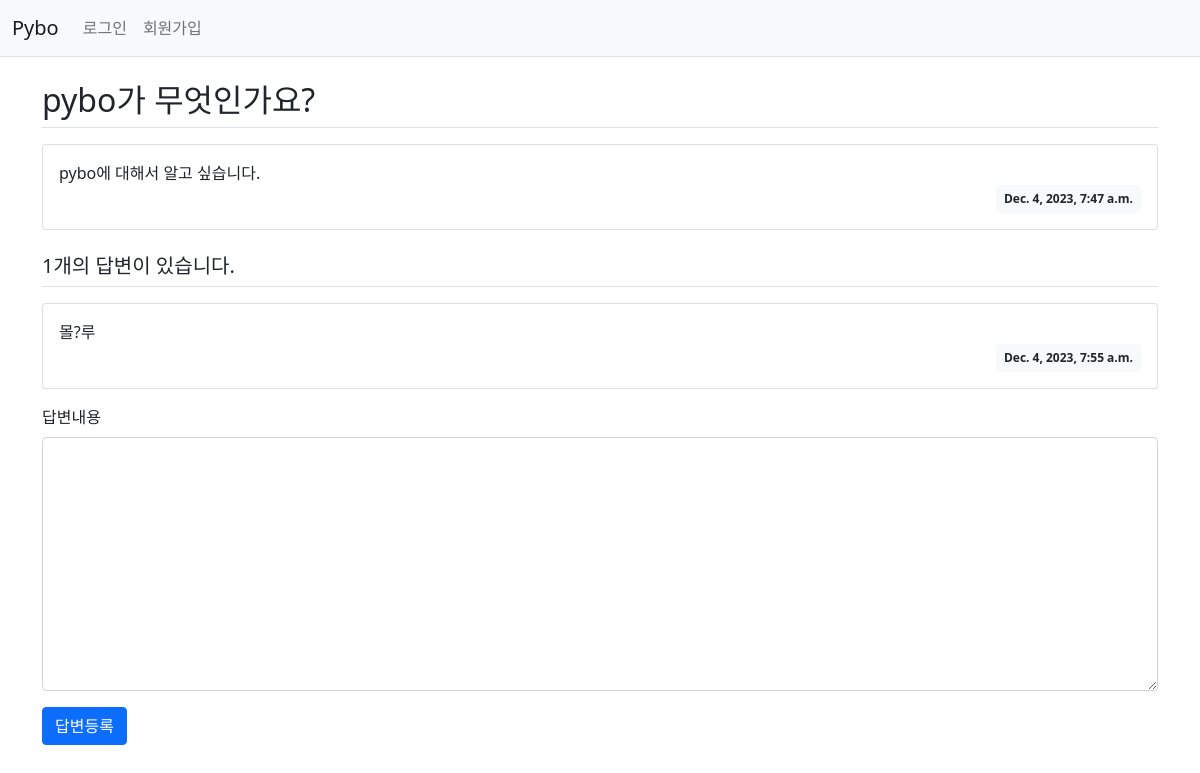
The app's page /pybo/1/, older data.
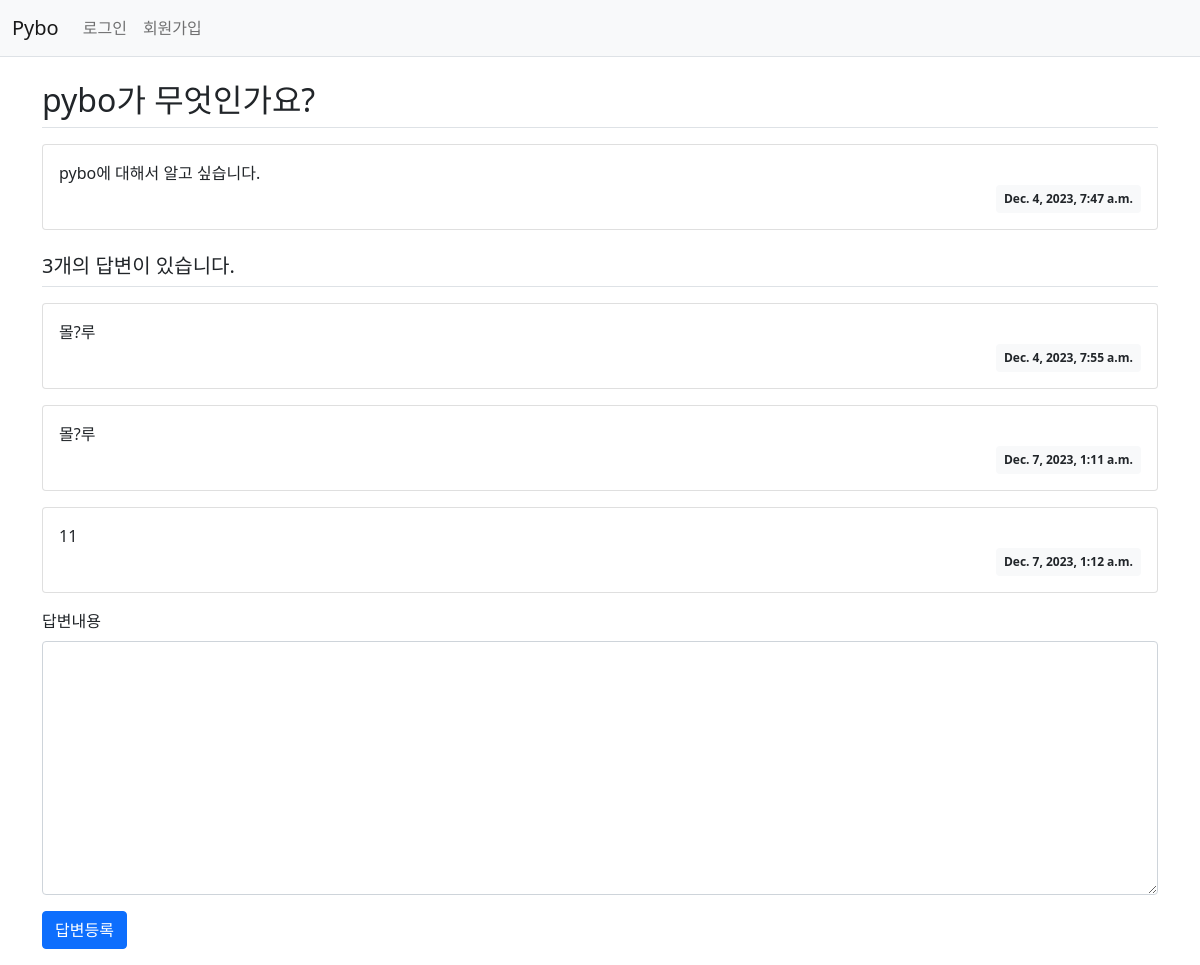
The same page, newer data.
### pybo/models.py (models this page shows, shortened)
class Question(models.Model):
    subject = models.CharField(max_length=200)
    content = models.TextField()
    create_date = models.DateTimeField()

class Answer(models.Model):
    question = models.ForeignKey(Question, on_delete=models.CASCADE) # ForeignKey 속성: 다른모델과 연결, 'on_delete=models.CASCADE' 연결된 속성이 삭제되면 해당속성 함께 삭제.
    content = models.TextField()
    create_date = models.DateTimeField()

### pybo/views.py (the view)
# urls.py: path('<int:question_id>/', views.detail, name='detail'),
def detail(request, question_id):
    question = get_object_or_404(Question, pk=question_id)
    context = {'question': question}
    return render(request, 'pybo/question_detail.html', context)

### templates/pybo/question_detail.html (shortened to what this page needs)
{% extends 'base.html' %}
{% block content %}
<div class="container my-3">
    <h2 class="border-bottom py-2">{{ question.subject }}</h2>
    <div class="card my-3">
        <div class="card-body">
            <div class="card-text" style="white-space: pre-line;">{{ question.content }}</div>
            <div class="d-flex justify-content-end">
                <div class="badge bg-light text-dark p-2">
                    {{ question.create_date }}
                </div>
            </div>
        </div>
    </div>
    <h5 class="border-bottom my-3 py-2">{{question.answer_set.count}}개의 답변이 있습니다.</h5>
    {% for answer in question.answer_set.all %}
    <div class="card my-3">
        <div class="card-body">
            <div class="card-text" style="white-space: pre-line;">{{ answer.content }}</div>
            <div class="d-flex justify-content-end">
                <div class="badge bg-light text-dark p-2">
                    {{ answer.create_date }}
                </div>
            </div>
        </div>
    </div>
    {% endfor %}
    <form action="{% url 'pybo:answer_create' question.id %}" method="post" class="my-3">
        <div class="mb-3">
            <label for="content" class="form-label">답변내용</label>
            <textarea name="content" id="content" class="form-control" rows="10"></textarea>
        </div>
        <input type="submit" value="답변등록" class="btn btn-primary">
    </form>
</div>
{% endblock %}

### templates/base.html (shortened to what this page needs)
{% load static %}
<!doctype html>
<html lang="ko">
<head>
    <link rel="stylesheet" type="text/css" href="{% static 'bootstrap.min.css' %}">
    <link rel="stylesheet" type="text/css" href="{% static 'style.css' %}">
</head>
<body>
{% include "navbar.html" %}
{% block content %}
{% endblock %}
</body>
</html>

### templates/navbar.html (shortened to what this page needs)
<nav class="navbar navbar-expand-lg navbar-light bg-light border-bottom">
    <div class="container-fluid">
        <a class="navbar-brand" href="{% url 'pybo:index' %}">Pybo</a>
        <div class="collapse navbar-collapse" id="navbarSupportedContent">
            <ul class="navbar-nav me-auto mb-2 mb-lg-0">
                <li class="nav-item">
                    {% if user.is_authenticated %}
                    <a class="nav-link" href="{% url 'common:logout' %}">{{ user.username }} (로그아웃)</a>
                    {% else %}
                    <a class="nav-link" href="{% url 'common:login' %}">로그인</a>
                    {% endif %}
                </li>
                <li>
                    {% if not user.is_authenticated %}
                    <a class="nav-link" href="{% url 'common:signup' %}">회원가입</a>
                    {% endif %}
                </li>
            </ul>
        </div>
    </div>
</nav>

Row changes from the older to the newer data that the page shows:
computed for Question "pybo가 무엇인가요?": answer_set.count "1" → "3"
added Answer: content "몰?루", create_date "Dec. 7, 2023, 1:11 a.m."
added Answer: content "11", create_date "Dec. 7, 2023, 1:12 a.m."
